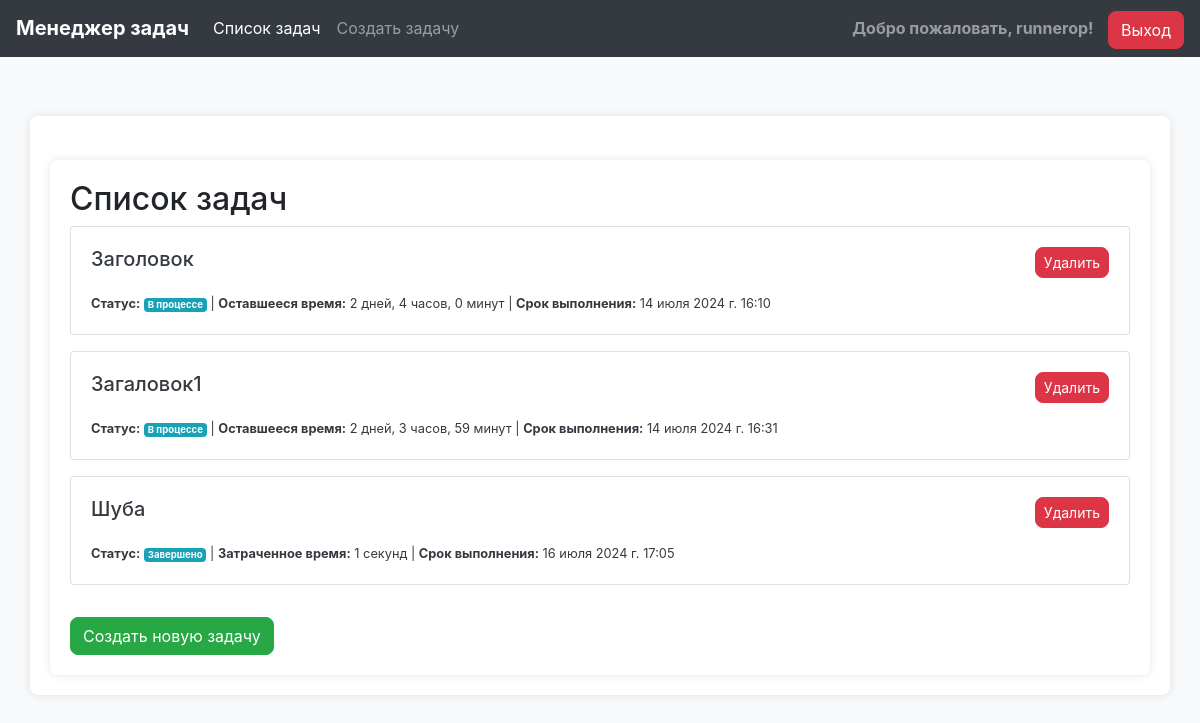
Screenshot of / (signed in) with the database file from the repository.
### tasks/models.py (models this page shows, shortened)
class Task(models.Model):
    STATUS_CHOICES = [
        ('todo', 'К выполнению'),
        ('in_progress', 'В процессе'),
        ('done', 'Завершено')
    ]
    title = models.CharField('Название задачи', max_length=255)
    description = models.TextField('Описание')
    assigned_to = models.ForeignKey(User, verbose_name='Назначено на', on_delete=models.CASCADE)
    due_date = models.DateField('Срок выполнения')
    due_time = models.TimeField('Время выполнения', default='00:00:00')
    status = models.CharField('Статус', max_length=50, choices=STATUS_CHOICES, default='todo')
    completion_time = models.DateTimeField('Время завершения', null=True, blank=True)
    start_time = models.DateTimeField('Время начала работы', null=True, blank=True)
    in_progress_by = models.ForeignKey(User, on_delete=models.SET_NULL, null=True, blank=True, related_name='in_progress_tasks')
    def format_timedelta(self, td):
        days = td.days
        hours, remainder = divmod(td.seconds, 3600)
        minutes, seconds = divmod(remainder, 60)
        if days > 0:
            return f'{days} дней, {hours} часов, {minutes} минут'
        elif hours > 0:
            return f'{hours} часов, {minutes} минут'
        elif minutes > 0:
            return f'{minutes} минут'
        else:
            return f'{seconds} секунд'
    def report_time_spent(self):
        if self.completion_time and self.start_time:
            start_time_aware = timezone.localtime(self.start_time, timezone.get_current_timezone())
            completion_time_aware = timezone.localtime(self.completion_time, timezone.get_current_timezone())
            time_spent = completion_time_aware - start_time_aware
            return self.format_timedelta(time_spent)
        return ""
    def remaining_time(self):
        if self.status in ['todo', 'in_progress'] and self.due_date and self.due_time:
            now = timezone.localtime(timezone.now(), timezone.get_current_timezone())
            due_datetime = timezone.make_aware(timezone.datetime.combine(self.due_date, self.due_time))
            if self.status == 'todo':
                remaining = due_datetime - now
            elif self.status == 'in_progress':
                remaining = due_datetime - self.start_time
            return self.format_timedelta(remaining)
        return ""

### tasks/views.py (the view)
# urls.py: path('', views.task_list, name='task_list'),
@login_required
def task_list(request):
    tasks = Task.objects.filter(assigned_to=request.user)
    return render(request, 'tasks/task_list.html', {'tasks': tasks})

### tasks/templates/tasks/task_list.html (shortened to what this page needs)
{% extends 'base.html' %}
{% block content %}
<div class="container mt-4">
    <h2>Список задач</h2>
    <div class="list-group">
        {% for task in tasks %}
            <a href="{% url 'task_detail' task.pk %}" class="text-decoration-none text-dark">
                <div class="card mb-3">
                    <div class="card-body">
                        <h5 class="card-title d-flex justify-content-between">
                            {{ task.title }}
                            <form method="post" action="{% url 'task_delete' task.pk %}">
                                <button type="submit" class="btn btn-danger btn-sm">Удалить</button>
                            </form>
                        </h5>
                        <p class="card-text">
                            <small>
                                <strong>Статус:</strong> <span class="badge badge-info">{{ task.get_status_display }}</span>
                                {% if task.status == 'done' %}
                                    | <strong>Затраченное время:</strong> {{ task.report_time_spent }}
                                {% elif task.status == 'todo' or task.status == 'in_progress' %}
                                    | <strong>Оставшееся время:</strong> {{ task.remaining_time }}
                                {% endif %}
                                | <strong>Срок выполнения:</strong> {{ task.due_date }} {{ task.due_time }}
                            </small>
                        </p>
                    </div>
                </div>
            </a>
        {% empty %}
            <p class="mt-3">Задачи отсутствуют.</p>
        {% endfor %}
    </div>
    <a href="{% url 'task_create' %}" class="btn btn-success mt-3">Создать новую задачу</a>
</div>
{% endblock %}

### templates/base.html (shortened to what this page needs)
<!DOCTYPE html>
<html lang="ru">
<head>
    <link rel="stylesheet" href="https://stackpath.bootstrapcdn.com/bootstrap/4.5.2/css/bootstrap.min.css">
</head>
<body>
    <nav class="navbar navbar-expand-md navbar-dark bg-dark fixed-top">
        <a class="navbar-brand" href="#">Менеджер задач</a>
        <div class="collapse navbar-collapse" id="navbarCollapse">
            <ul class="navbar-nav mr-auto">
                <li class="nav-item active">
                    <a class="nav-link" href="{% url 'task_list' %}">Список задач</a>
                </li>
                <li class="nav-item">
                    <a class="nav-link" href="{% url 'task_create' %}">Создать задачу</a>
                </li>
            </ul>
            <ul class="navbar-nav ml-auto">
                {% if user.is_authenticated %}
                    <li class="nav-item">
                        <span class="navbar-text welcome-text">
                            Добро пожаловать, {{ user.username }}!
                        </span>
                        <form action="{% url 'logout' %}" method="post" style="display: inline;">
                            <button type="submit" class="btn btn-danger logout-btn">Выход</button>
                        </form>
                    </li>
                {% endif %}
            </ul>
        </div>
    </nav>
    <main role="main" class="container">
        {% block content %}
        {% endblock %}
    </main>
</body>
</html>

### templates/base.html (style rules this page uses)
body { padding-top: 6rem; background-color: #f8f9fa; }
.navbar { background-color: #343a40; }
.navbar-brand { font-weight: bold; }
.navbar-text { color: #ffffff; font-size: 14px; }
.navbar-nav .nav-link { color: #ffffff; }
.container { background-color: #ffffff; box-shadow: 0 0 10px rgba(0,0,0,0.1); border-radius: 8px; padding: 20px; margin-top: 20px; }
.btn { border-radius: 8px; }
.welcome-text { font-size: 16px; font-weight: bold; margin-right: 10px; }
.logout-btn { background-color: #dc3545; border-color: #dc3545; }

### rows the page displays
Task: title "Заголовок", status "В процессе", remaining_time "2 дней, 4 часов, 0 минут", due_date "14 июля 2024 г.", due_time "16:10"
Task: title "Загаловок1", status "В процессе", remaining_time "2 дней, 3 часов, 59 минут", due_date "14 июля 2024 г.", due_time "16:31"
Task: title "Шуба", status "Завершено", report_time_spent "1 секунд", due_date "16 июля 2024 г.", due_time "17:05"

### other values shown
{{ user.username }} "runnerop"
